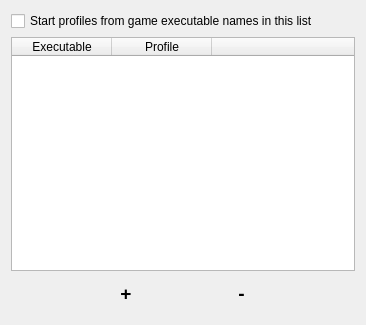
<?xml version="1.0" encoding="UTF-8"?>
<ui version="4.0">
 <class>process_detector</class>
 <widget class="QWidget" name="process_detector">
  <property name="geometry">
   <rect>
    <x>0</x>
    <y>0</y>
    <width>366</width>
    <height>325</height>
   </rect>
  </property>
  <property name="windowTitle">
   <string>Game detector</string>
  </property>
  <layout class="QVBoxLayout" name="verticalLayout">
   <item>
    <widget class="QCheckBox" name="enabled">
     <property name="text">
      <string>Start profiles from game executable names in this list</string>
     </property>
    </widget>
   </item>
   <item>
    <widget class="FancyTable" name="tableWidget">
     <property name="sizePolicy">
      <sizepolicy hsizetype="Preferred" vsizetype="Preferred">
       <horstretch>0</horstretch>
       <verstretch>0</verstretch>
      </sizepolicy>
     </property>
     <property name="focusPolicy">
      <enum>Qt::NoFocus</enum>
     </property>
     <property name="horizontalScrollBarPolicy">
      <enum>Qt::ScrollBarAlwaysOff</enum>
     </property>
     <property name="alternatingRowColors">
      <bool>true</bool>
     </property>
     <property name="textElideMode">
      <enum>Qt::ElideNone</enum>
     </property>
     <property name="cornerButtonEnabled">
      <bool>false</bool>
     </property>
     <attribute name="horizontalHeaderMinimumSectionSize">
      <number>0</number>
     </attribute>
     <attribute name="horizontalHeaderStretchLastSection">
      <bool>true</bool>
     </attribute>
     <column>
      <property name="text">
       <string>Executable</string>
      </property>
     </column>
     <column>
      <property name="text">
       <string>Profile</string>
      </property>
     </column>
     <column>
      <property name="text">
       <string/>
      </property>
     </column>
    </widget>
   </item>
   <item>
    <widget class="QGroupBox" name="groupBox">
     <property name="sizePolicy">
      <sizepolicy hsizetype="Preferred" vsizetype="Maximum">
       <horstretch>0</horstretch>
       <verstretch>0</verstretch>
      </sizepolicy>
     </property>
     <property name="styleSheet">
      <string notr="true">border: 0;</string>
     </property>
     <property name="title">
      <string/>
     </property>
     <layout class="QHBoxLayout" name="horizontalLayout">
      <property name="topMargin">
       <number>5</number>
      </property>
      <item>
       <widget class="QPushButton" name="add">
        <property name="sizePolicy">
         <sizepolicy hsizetype="Maximum" vsizetype="Fixed">
          <horstretch>0</horstretch>
          <verstretch>0</verstretch>
         </sizepolicy>
        </property>
        <property name="font">
         <font>
          <pointsize>14</pointsize>
          <weight>75</weight>
          <bold>true</bold>
         </font>
        </property>
        <property name="text">
         <string>+</string>
        </property>
       </widget>
      </item>
      <item>
       <widget class="QPushButton" name="remove">
        <property name="sizePolicy">
         <sizepolicy hsizetype="Maximum" vsizetype="Fixed">
          <horstretch>0</horstretch>
          <verstretch>0</verstretch>
         </sizepolicy>
        </property>
        <property name="font">
         <font>
          <pointsize>14</pointsize>
          <weight>75</weight>
          <bold>true</bold>
         </font>
        </property>
        <property name="text">
         <string>-</string>
        </property>
       </widget>
      </item>
     </layout>
    </widget>
   </item>
  </layout>
 </widget>
 <customwidgets>
  <customwidget>
   <class>FancyTable</class>
   <extends>QTableWidget</extends>
   <header>process-detector-fancy-table.hpp</header>
  </customwidget>
 </customwidgets>
 <tabstops>
  <tabstop>enabled</tabstop>
  <tabstop>add</tabstop>
  <tabstop>remove</tabstop>
 </tabstops>
 <resources/>
 <connections/>
</ui>
